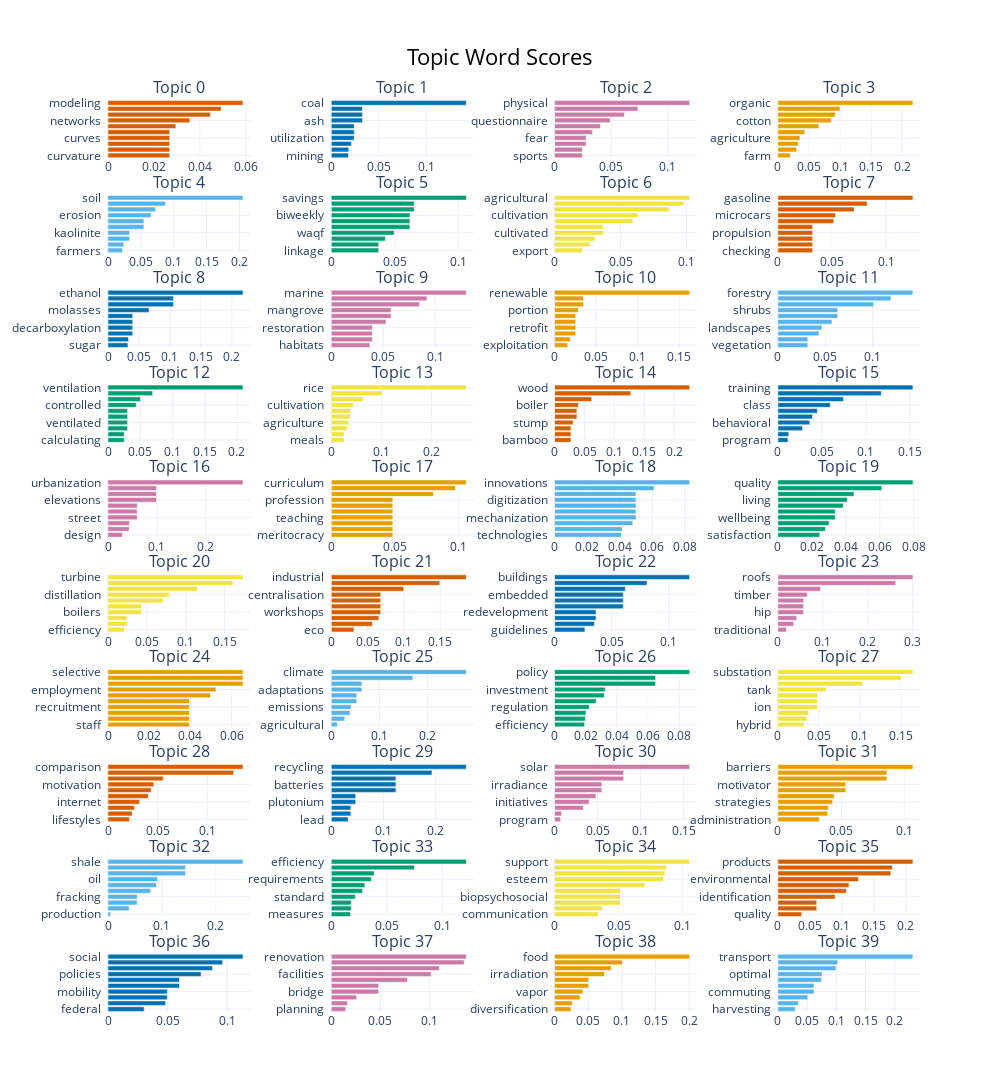

This figure's notebook cell:
### Markdown cell above
## Visualisation des thèmes
### Diagramme en barre

### Code cell
topic_model.visualize_barchart(top_n_topics=40, n_words=10)

### Figure 1 — Plotly figure (JSON) as saved in the notebook; plotly's stock layout.template omitted (floating-point values rounded to 4 significant figures)
{"data": [{"marker": {"color": "#D55E00"}, "orientation": "h", "type": "bar", "x": [0.02688, 0.02688, 0.02688, 0.02688, 0.02688, 0.02954, 0.03566, 0.04459, 0.0493, 0.05882], "xaxis": "x", "y": ["curvature  ", "downscaling  ", "dynamical  ", "curves  ", "wavelet  ", "optimization  ", "networks  ", "fuzzy  ", "stochastic  ", "modeling  "], "yaxis": "y"}, {"marker": {"color": "#0072B2"}, "orientation": "h", "type": "bar", "x": [0.01808, 0.01833, 0.02115, 0.02399, 0.02416, 0.02416, 0.03277, 0.03277, 0.03277, 0.1419], "xaxis": "x2", "y": ["mining  ", "nuclear  ", "plastics  ", "utilization  ", "states  ", "taxes  ", "ash  ", "severance  ", "fueled  ", "coal  "], "yaxis": "y2"}, {"marker": {"color": "#CC79A7"}, "orientation": "h", "type": "bar", "x": [0.02449, 0.02449, 0.02777, 0.02777, 0.03349, 0.04052, 0.04899, 0.06153, 0.07348, 0.1191], "xaxis": "x3", "y": ["sports  ", "avoidance  ", "motivation  ", "fear  ", "cardiovascular  ", "behaviors  ", "questionnaire  ", "exercise  ", "habitual  ", "physical  "], "yaxis": "y3"}, {"marker": {"color": "#E69F00"}, "orientation": "h", "type": "bar", "x": [0.01997, 0.02989, 0.03265, 0.03537, 0.04332, 0.06587, 0.08571, 0.09221, 0.09983, 0.2171], "xaxis": "x4", "y": ["farm  ", "fertilisers  ", "cereal  ", "agriculture  ", "agroforestry  ", "crop  ", "cotton  ", "varieties  ", "rotations  ", "organic  "], "yaxis": "y4"}, {"marker": {"color": "#56B4E9"}, "orientation": "h", "type": "bar", "x": [0.02184, 0.02409, 0.03293, 0.03293, 0.05462, 0.05462, 0.06553, 0.07226, 0.08737, 0.2054], "xaxis": "x5", "y": ["farmers  ", "peat  ", "clayey  ", "kaolinite  ", "soils  ", "peatland  ", "erosion  ", "tillage  ", "fertilization  ", "soil  "], "yaxis": "y5"}, {"marker": {"color": "#009E73"}, "orientation": "h", "type": "bar", "x": [0.03728, 0.03728, 0.04248, 0.04945, 0.06183, 0.06183, 0.06183, 0.06525, 0.06525, 0.1062], "xaxis": "x6", "y": ["linkage  ", "stocking  ", "allocation  ", "waqf  ", "marketability  ", "inventory  ", "biweekly  ", "equilibrium  ", "pricing  ", "savings  "], "yaxis": "y6"}, {"marker": {"color": "#F0E442"}, "orientation": "h", "type": "bar", "x": [0.02104, 0.02701, 0.03063, 0.03693, 0.03693, 0.05929, 0.06312, 0.08667, 0.09798, 0.1023], "xaxis": "x7", "y": ["export  ", "farms  ", "producers  ", "cultivated  ", "mariculture  ", "crops  ", "cultivation  ", "agriculture  ", "machines  ", "agricultural  "], "yaxis": "y7"}, {"marker": {"color": "#D55E00"}, "orientation": "h", "type": "bar", "x": [0.03212, 0.03212, 0.03212, 0.03212, 0.03212, 0.05157, 0.05329, 0.0705, 0.0825, 0.1248], "xaxis": "x8", "y": ["checking  ", "sized  ", "hexagonal  ", "propulsion  ", "aerodynamics  ", "component  ", "microcars  ", "excavator  ", "vehicles  ", "gasoline  "], "yaxis": "y8"}, {"marker": {"color": "#0072B2"}, "orientation": "h", "type": "bar", "x": [0.0322, 0.0331, 0.03991, 0.03991, 0.03991, 0.03991, 0.0662, 0.1059, 0.1059, 0.2181], "xaxis": "x9", "y": ["sugar  ", "methanol  ", "fermentative  ", "decarboxylation  ", "acetaldehyde  ", "pyruvate  ", "molasses  ", "fermentation  ", "reforming  ", "ethanol  "], "yaxis": "y9"}, {"marker": {"color": "#CC79A7"}, "orientation": "h", "type": "bar", "x": [0.0371, 0.0395, 0.0395, 0.0395, 0.05258, 0.05749, 0.05749, 0.08477, 0.09197, 0.1298], "xaxis": "x10", "y": ["habitats  ", "certification  ", "adaptation  ", "restoration  ", "ecosystem  ", "coastline  ", "mangrove  ", "fisheries  ", "reef  ", "marine  "], "yaxis": "y10"}, {"marker": {"color": "#E69F00"}, "orientation": "h", "type": "bar", "x": [0.01586, 0.01877, 0.02535, 0.02535, 0.02535, 0.02535, 0.02875, 0.03466, 0.03466, 0.1626], "xaxis": "x11", "y": ["exploitation  ", "generation  ", "energies  ", "retrofit  ", "hydrogen  ", "exploration  ", "portion  ", "tapping  ", "exhausted  ", "renewable  "], "yaxis": "y11"}, {"marker": {"color": "#56B4E9"}, "orientation": "h", "type": "bar", "x": [0.03151, 0.03151, 0.04329, 0.04646, 0.05698, 0.06302, 0.06302, 0.1008, 0.1191, 0.1423], "xaxis": "x12", "y": ["vegetation  ", "forested  ", "certification  ", "landscapes  ", "areas  ", "wildfires  ", "shrubs  ", "forests  ", "forest  ", "forestry  "], "yaxis": "y12"}, {"marker": {"color": "#009E73"}, "orientation": "h", "type": "bar", "x": [0.02521, 0.02521, 0.03039, 0.03039, 0.03039, 0.03039, 0.04378, 0.05042, 0.06927, 0.2095], "xaxis": "x13", "y": ["calculating  ", "hospital  ", "respiratory  ", "ventilated  ", "facades  ", "dehumidification  ", "controlled  ", "bedroom  ", "exhaust  ", "ventilation  "], "yaxis": "y13"}, {"marker": {"color": "#F0E442"}, "orientation": "h", "type": "bar", "x": [0.02545, 0.02545, 0.03182, 0.03463, 0.03836, 0.03836, 0.04371, 0.06363, 0.1018, 0.2699], "xaxis": "x14", "y": ["meals  ", "irrigated  ", "moringa  ", "agriculture  ", "maize  ", "importation  ", "cultivation  ", "wetland  ", "paddy  ", "rice  "], "yaxis": "y14"}, {"marker": {"color": "#D55E00"}, "orientation": "h", "type": "bar", "x": [0.02727, 0.02727, 0.02727, 0.03092, 0.03728, 0.03728, 0.0399, 0.06183, 0.1274, 0.2257], "xaxis": "x15", "y": ["bamboo  ", "cutting  ", "barns  ", "stump  ", "juniper  ", "tie  ", "boiler  ", "pellet  ", "woodburning  ", "wood  "], "yaxis": "y15"}, {"marker": {"color": "#0072B2"}, "orientation": "h", "type": "bar", "x": [0.01143, 0.01234, 0.028, 0.03623, 0.0393, 0.0449, 0.05957, 0.07448, 0.1176, 0.1536], "xaxis": "x16", "y": ["program  ", "climate  ", "project  ", "behavioral  ", "personal  ", "driver  ", "class  ", "assignments  ", "physical  ", "training  "], "yaxis": "y16"}, {"marker": {"color": "#CC79A7"}, "orientation": "h", "type": "bar", "x": [0.02948, 0.0434, 0.04379, 0.05987, 0.05987, 0.05987, 0.09931, 0.09931, 0.09931, 0.2766], "xaxis": "x17", "y": ["design  ", "buildings  ", "orientation  ", "street  ", "rectilinear  ", "facade  ", "elevations  ", "alignment  ", "revegetation  ", "urbanization  "], "yaxis": "y17"}, {"marker": {"color": "#E69F00"}, "orientation": "h", "type": "bar", "x": [0.04819, 0.04819, 0.04819, 0.04819, 0.04819, 0.04819, 0.04819, 0.07993, 0.09731, 0.1057], "xaxis": "x18", "y": ["meritocracy  ", "lessons  ", "upbringing  ", "teaching  ", "enhance  ", "attainment  ", "profession  ", "teachers  ", "education  ", "curriculum  "], "yaxis": "y18"}, {"marker": {"color": "#56B4E9"}, "orientation": "h", "type": "bar", "x": [0.04092, 0.04148, 0.04803, 0.05002, 0.05002, 0.05002, 0.05002, 0.05002, 0.06116, 0.08297], "xaxis": "x19", "y": ["technologies  ", "operational  ", "developments  ", "mechanization  ", "deployment  ", "assistive  ", "digitization  ", "electronic  ", "technological  ", "innovations  "], "yaxis": "y19"}, {"marker": {"color": "#009E73"}, "orientation": "h", "type": "bar", "x": [0.0247, 0.02801, 0.03016, 0.03377, 0.03377, 0.03848, 0.04087, 0.0448, 0.0612, 0.07957], "xaxis": "x20", "y": ["satisfaction  ", "degree  ", "health  ", "wellbeing  ", "reliability  ", "sufficiency  ", "living  ", "measurement  ", "assessment  ", "quality  "], "yaxis": "y20"}, {"marker": {"color": "#F0E442"}, "orientation": "h", "type": "bar", "x": [0.02115, 0.02447, 0.02447, 0.04295, 0.04295, 0.07124, 0.07878, 0.1149, 0.161, 0.1737], "xaxis": "x21", "y": ["efficiency  ", "turbines  ", "generator  ", "boilers  ", "vapour  ", "steaming  ", "distillation  ", "boiler  ", "steam  ", "turbine  "], "yaxis": "y21"}, {"marker": {"color": "#D55E00"}, "orientation": "h", "type": "bar", "x": [0.03118, 0.0565, 0.06542, 0.06812, 0.06812, 0.06812, 0.06812, 0.09967, 0.1495, 0.186], "xaxis": "x22", "y": ["eco  ", "foundry  ", "industries  ", "workshops  ", "textile  ", "locate  ", "centralisation  ", "industrialisation  ", "industrialization  ", "industrial  "], "yaxis": "y22"}, {"marker": {"color": "#0072B2"}, "orientation": "h", "type": "bar", "x": [0.02652, 0.03481, 0.03625, 0.03625, 0.06013, 0.06013, 0.06013, 0.06196, 0.0809, 0.1182], "xaxis": "x23", "y": ["guidelines  ", "interventions  ", "clustered  ", "redevelopment  ", "dwellings  ", "retrofitting  ", "embedded  ", "simulation  ", "building  ", "buildings  "], "yaxis": "y23"}, {"marker": {"color": "#CC79A7"}, "orientation": "h", "type": "bar", "x": [0.0189, 0.03501, 0.04189, 0.05726, 0.05726, 0.05726, 0.06525, 0.09499, 0.2621, 0.3003], "xaxis": "x24", "y": ["traditional  ", "cover  ", "bamboo  ", "hip  ", "roofing  ", "levees  ", "timber  ", "gable  ", "roof  ", "roofs  "], "yaxis": "y24"}, {"marker": {"color": "#E69F00"}, "orientation": "h", "type": "bar", "x": [0.03951, 0.03951, 0.03951, 0.03951, 0.03951, 0.04975, 0.05242, 0.06554, 0.06554, 0.06554], "xaxis": "x25", "y": ["staff  ", "schedule  ", "balance  ", "recruitment  ", "clerical  ", "transition  ", "employment  ", "hiring  ", "upstream  ", "selective  "], "yaxis": "y25"}, {"marker": {"color": "#56B4E9"}, "orientation": "h", "type": "bar", "x": [0.01261, 0.02789, 0.03869, 0.04087, 0.05286, 0.05286, 0.06373, 0.06373, 0.1691, 0.2802], "xaxis": "x26", "y": ["agricultural  ", "impact  ", "models  ", "emissions  ", "meteorological  ", "projections  ", "adaptations  ", "climatic  ", "warming  ", "climate  "], "yaxis": "y26"}, {"marker": {"color": "#009E73"}, "orientation": "h", "type": "bar", "x": [0.01926, 0.01978, 0.02009, 0.02229, 0.02661, 0.0319, 0.03255, 0.06489, 0.06489, 0.08677], "xaxis": "x27", "y": ["efficiency  ", "regulations  ", "resource  ", "regulation  ", "regional  ", "energy  ", "investment  ", "conservative  ", "effectiveness  ", "policy  "], "yaxis": "y27"}, {"marker": {"color": "#F0E442"}, "orientation": "h", "type": "bar", "x": [0.03181, 0.03525, 0.03745, 0.04819, 0.04819, 0.04819, 0.05892, 0.1031, 0.1504, 0.1647], "xaxis": "x28", "y": ["hybrid  ", "units  ", "duration  ", "ion  ", "lithium  ", "hotel  ", "tank  ", "battery  ", "storage  ", "substation  "], "yaxis": "y28"}, {"marker": {"color": "#D55E00"}, "orientation": "h", "type": "bar", "x": [0.02162, 0.02436, 0.02672, 0.03171, 0.04071, 0.04348, 0.04616, 0.05565, 0.1267, 0.1361], "xaxis": "x29", "y": ["lifestyles  ", "habits  ", "values  ", "internet  ", "characteristics  ", "health  ", "motivation  ", "healthier  ", "lifestyle  ", "comparison  "], "yaxis": "y29"}, {"marker": {"color": "#0072B2"}, "orientation": "h", "type": "bar", "x": [0.03216, 0.03744, 0.03744, 0.04682, 0.04682, 0.1239, 0.1239, 0.1239, 0.193, 0.2587], "xaxis": "x30", "y": ["lead  ", "closed  ", "metals  ", "plutonium  ", "mills  ", "scrap  ", "batteries  ", "recycled  ", "papers  ", "recycling  "], "yaxis": "y30"}, {"marker": {"color": "#CC79A7"}, "orientation": "h", "type": "bar", "x": [0.006988, 0.008044, 0.03332, 0.04014, 0.04803, 0.05488, 0.05488, 0.08029, 0.08029, 0.1569], "xaxis": "x31", "y": ["program  ", "renewable  ", "utilization  ", "initiatives  ", "photovoltaic  ", "car  ", "irradiance  ", "hydrogen  ", "electrolysis  ", "solar  "], "yaxis": "y31"}, {"marker": {"color": "#E69F00"}, "orientation": "h", "type": "bar", "x": [0.03265, 0.03906, 0.03972, 0.04301, 0.04429, 0.0534, 0.0534, 0.08572, 0.08572, 0.1063], "xaxis": "x32", "y": ["administration  ", "guidelines  ", "policies  ", "strategies  ", "refuge  ", "adaptive  ", "motivator  ", "governance  ", "business  ", "barriers  "], "yaxis": "y32"}, {"marker": {"color": "#56B4E9"}, "orientation": "h", "type": "bar", "x": [0.004785, 0.03924, 0.05413, 0.05413, 0.07919, 0.08978, 0.09184, 0.1436, 0.1436, 0.2502], "xaxis": "x33", "y": ["production  ", "extraction  ", "tar  ", "fracking  ", "sands  ", "retorting  ", "oil  ", "hydraulic  ", "fracturing  ", "shale  "], "yaxis": "y33"}, {"marker": {"color": "#009E73"}, "orientation": "h", "type": "bar", "x": [0.01733, 0.0179, 0.0179, 0.02162, 0.02814, 0.0302, 0.03613, 0.03859, 0.07493, 0.1216], "xaxis": "x34", "y": ["measures  ", "buildings  ", "extraction  ", "standard  ", "savings  ", "farm  ", "requirements  ", "energy  ", "reducing  ", "efficiency  "], "yaxis": "y34"}, {"marker": {"color": "#F0E442"}, "orientation": "h", "type": "bar", "x": [0.03404, 0.03754, 0.05131, 0.05131, 0.05131, 0.07045, 0.08512, 0.08614, 0.0872, 0.1054], "xaxis": "x35", "y": ["communication  ", "efficacy  ", "functioning  ", "biopsychosocial  ", "bullying  ", "strength  ", "esteem  ", "families  ", "social  ", "support  "], "yaxis": "y35"}, {"marker": {"color": "#D55E00"}, "orientation": "h", "type": "bar", "x": [0.03694, 0.06069, 0.06069, 0.08948, 0.1071, 0.111, 0.1261, 0.1765, 0.179, 0.211], "xaxis": "x36", "y": ["quality  ", "skin  ", "glass  ", "identification  ", "certificates  ", "indoor  ", "environmental  ", "green  ", "designs  ", "products  "], "yaxis": "y36"}, {"marker": {"color": "#0072B2"}, "orientation": "h", "type": "bar", "x": [0.03027, 0.04822, 0.04965, 0.04965, 0.05987, 0.05987, 0.07794, 0.08759, 0.09598, 0.113], "xaxis": "x37", "y": ["federal  ", "public  ", "confinement  ", "mobility  ", "nets  ", "modes  ", "policies  ", "inclusion  ", "security  ", "social  "], "yaxis": "y37"}, {"marker": {"color": "#CC79A7"}, "orientation": "h", "type": "bar", "x": [0.01463, 0.01647, 0.02579, 0.04819, 0.04819, 0.07736, 0.1014, 0.1098, 0.1352, 0.1373], "xaxis": "x38", "y": ["planning  ", "development  ", "utility  ", "bridge  ", "neighborhood  ", "rehabilitation  ", "facilities  ", "infrastructures  ", "construction  ", "renovation  "], "yaxis": "y38"}, {"marker": {"color": "#E69F00"}, "orientation": "h", "type": "bar", "x": [0.02432, 0.02629, 0.03799, 0.04201, 0.05066, 0.05066, 0.07411, 0.08403, 0.1008, 0.2005], "xaxis": "x39", "y": ["diversification  ", "sustainable  ", "provision  ", "vapor  ", "proliferation  ", "shops  ", "irradiation  ", "objectives  ", "supplemental  ", "food  "], "yaxis": "y39"}, {"marker": {"color": "#56B4E9"}, "orientation": "h", "type": "bar", "x": [0.02964, 0.03518, 0.05121, 0.06174, 0.06174, 0.07472, 0.0755, 0.09912, 0.1024, 0.231], "xaxis": "x40", "y": ["harvesting  ", "vehicular  ", "freight  ", "commuting  ", "haulage  ", "transportation  ", "optimal  ", "logistics  ", "journey  ", "transport  "], "yaxis": "y40"}], "layout": {"annotations": [{"font": {"size": 16}, "showarrow": false, "text": "Topic 0", "x": 0.0875, "xanchor": "center", "xref": "paper", "y": 1, "yanchor": "bottom", "yref": "paper"}, {"font": {"size": 16}, "showarrow": false, "text": "Topic 1", "x": 0.3625, "xanchor": "center", "xref": "paper", "y": 1, "yanchor": "bottom", "yref": "paper"}, {"font": {"size": 16}, "showarrow": false, "text": "Topic 2", "x": 0.6375, "xanchor": "center", "xref": "paper", "y": 1, "yanchor": "bottom", "yref": "paper"}, {"font": {"size": 16}, "showarrow": false, "text": "Topic 3", "x": 0.9125, "xanchor": "center", "xref": "paper", "y": 1, "yanchor": "bottom", "yref": "paper"}, {"font": {"size": 16}, "showarrow": false, "text": "Topic 4", "x": 0.0875, "xanchor": "center", "xref": "paper", "y": 0.896, "yanchor": "bottom", "yref": "paper"}, {"font": {"size": 16}, "showarrow": false, "text": "Topic 5", "x": 0.3625, "xanchor": "center", "xref": "paper", "y": 0.896, "yanchor": "bottom", "yref": "paper"}, {"font": {"size": 16}, "showarrow": false, "text": "Topic 6", "x": 0.6375, "xanchor": "center", "xref": "paper", "y": 0.896, "yanchor": "bottom", "yref": "paper"}, {"font": {"size": 16}, "showarrow": false, "text": "Topic 7", "x": 0.9125, "xanchor": "center", "xref": "paper", "y": 0.896, "yanchor": "bottom", "yref": "paper"}, {"font": {"size": 16}, "showarrow": false, "text": "Topic 8", "x": 0.0875, "xanchor": "center", "xref": "paper", "y": 0.792, "yanchor": "bottom", "yref": "paper"}, {"font": {"size": 16}, "showarrow": false, "text": "Topic 9", "x": 0.3625, "xanchor": "center", "xref": "paper", "y": 0.792, "yanchor": "bottom", "yref": "paper"}, {"font": {"size": 16}, "showarrow": false, "text": "Topic 10", "x": 0.6375, "xanchor": "center", "xref": "paper", "y": 0.792, "yanchor": "bottom", "yref": "paper"}, {"font": {"size": 16}, "showarrow": false, "text": "Topic 11", "x": 0.9125, "xanchor": "center", "xref": "paper", "y": 0.792, "yanchor": "bottom", "yref": "paper"}, {"font": {"size": 16}, "showarrow": false, "text": "Topic 12", "x": 0.0875, "xanchor": "center", "xref": "paper", "y": 0.688, "yanchor": "bottom", "yref": "paper"}, {"font": {"size": 16}, "showarrow": false, "text": "Topic 13", "x": 0.3625, "xanchor": "center", "xref": "paper", "y": 0.688, "yanchor": "bottom", "yref": "paper"}, {"font": {"size": 16}, "showarrow": false, "text": "Topic 14", "x": 0.6375, "xanchor": "center", "xref": "paper", "y": 0.688, "yanchor": "bottom", "yref": "paper"}, {"font": {"size": 16}, "showarrow": false, "text": "Topic 15", "x": 0.9125, "xanchor": "center", "xref": "paper", "y": 0.688, "yanchor": "bottom", "yref": "paper"}, {"font": {"size": 16}, "showarrow": false, "text": "Topic 16", "x": 0.0875, "xanchor": "center", "xref": "paper", "y": 0.584, "yanchor": "bottom", "yref": "paper"}, {"font": {"size": 16}, "showarrow": false, "text": "Topic 17", "x": 0.3625, "xanchor": "center", "xref": "paper", "y": 0.584, "yanchor": "bottom", "yref": "paper"}, {"font": {"size": 16}, "showarrow": false, "text": "Topic 18", "x": 0.6375, "xanchor": "center", "xref": "paper", "y": 0.584, "yanchor": "bottom", "yref": "paper"}, {"font": {"size": 16}, "showarrow": false, "text": "Topic 19", "x": 0.9125, "xanchor": "center", "xref": "paper", "y": 0.584, "yanchor": "bottom", "yref": "paper"}, {"font": {"size": 16}, "showarrow": false, "text": "Topic 20", "x": 0.0875, "xanchor": "center", "xref": "paper", "y": 0.48, "yanchor": "bottom", "yref": "paper"}, {"font": {"size": 16}, "showarrow": false, "text": "Topic 21", "x": 0.3625, "xanchor": "center", "xref": "paper", "y": 0.48, "yanchor": "bottom", "yref": "paper"}, {"font": {"size": 16}, "showarrow": false, "text": "Topic 22", "x": 0.6375, "xanchor": "center", "xref": "paper", "y": 0.48, "yanchor": "bottom", "yref": "paper"}, {"font": {"size": 16}, "showarrow": false, "text": "Topic 23", "x": 0.9125, "xanchor": "center", "xref": "paper", "y": 0.48, "yanchor": "bottom", "yref": "paper"}, {"font": {"size": 16}, "showarrow": false, "text": "Topic 24", "x": 0.0875, "xanchor": "center", "xref": "paper", "y": 0.376, "yanchor": "bottom", "yref": "paper"}, {"font": {"size": 16}, "showarrow": false, "text": "Topic 25", "x": 0.3625, "xanchor": "center", "xref": "paper", "y": 0.376, "yanchor": "bottom", "yref": "paper"}, {"font": {"size": 16}, "showarrow": false, "text": "Topic 26", "x": 0.6375, "xanchor": "center", "xref": "paper", "y": 0.376, "yanchor": "bottom", "yref": "paper"}, {"font": {"size": 16}, "showarrow": false, "text": "Topic 27", "x": 0.9125, "xanchor": "center", "xref": "paper", "y": 0.376, "yanchor": "bottom", "yref": "paper"}, {"font": {"size": 16}, "showarrow": false, "text": "Topic 28", "x": 0.0875, "xanchor": "center", "xref": "paper", "y": 0.272, "yanchor": "bottom", "yref": "paper"}, {"font": {"size": 16}, "showarrow": false, "text": "Topic 29", "x": 0.3625, "xanchor": "center", "xref": "paper", "y": 0.272, "yanchor": "bottom", "yref": "paper"}, {"font": {"size": 16}, "showarrow": false, "text": "Topic 30", "x": 0.6375, "xanchor": "center", "xref": "paper", "y": 0.272, "yanchor": "bottom", "yref": "paper"}, {"font": {"size": 16}, "showarrow": false, "text": "Topic 31", "x": 0.9125, "xanchor": "center", "xref": "paper", "y": 0.272, "yanchor": "bottom", "yref": "paper"}, {"font": {"size": 16}, "showarrow": false, "text": "Topic 32", "x": 0.0875, "xanchor": "center", "xref": "paper", "y": 0.168, "yanchor": "bottom", "yref": "paper"}, {"font": {"size": 16}, "showarrow": false, "text": "Topic 33", "x": 0.3625, "xanchor": "center", "xref": "paper", "y": 0.168, "yanchor": "bottom", "yref": "paper"}, {"font": {"size": 16}, "showarrow": false, "text": "Topic 34", "x": 0.6375, "xanchor": "center", "xref": "paper", "y": 0.168, "yanchor": "bottom", "yref": "paper"}, {"font": {"size": 16}, "showarrow": false, "text": "Topic 35", "x": 0.9125, "xanchor": "center", "xref": "paper", "y": 0.168, "yanchor": "bottom", "yref": "paper"}, {"font": {"size": 16}, "showarrow": false, "text": "Topic 36", "x": 0.0875, "xanchor": "center", "xref": "paper", "y": 0.064, "yanchor": "bottom", "yref": "paper"}, {"font": {"size": 16}, "showarrow": false, "text": "Topic 37", "x": 0.3625, "xanchor": "center", "xref": "paper", "y": 0.064, "yanchor": "bottom", "yref": "paper"}, {"font": {"size": 16}, "showarrow": false, "text": "Topic 38", "x": 0.6375, "xanchor": "center", "xref": "paper", "y": 0.064, "yanchor": "bottom", "yref": "paper"}, {"font": {"size": 16}, "showarrow": false, "text": "Topic 39", "x": 0.9125, "xanchor": "center", "xref": "paper", "y": 0.064, "yanchor": "bottom", "yref": "paper"}], "height": 2500, "hoverlabel": {"bgcolor": "white", "font": {"family": "Rockwell", "size": 16}}, "showlegend": false, "title": {"font": {"color": "Black", "size": 22}, "text": "Topic Word Scores", "x": 0.5, "xanchor": "center", "yanchor": "top"}, "width": 1000, "xaxis": {"anchor": "y", "domain": [0, 0.175], "showgrid": true}, "xaxis10": {"anchor": "y10", "domain": [0.275, 0.45], "showgrid": true}, "xaxis11": {"anchor": "y11", "domain": [0.55, 0.725], "showgrid": true}, "xaxis12": {"anchor": "y12", "domain": [0.825, 1], "showgrid": true}, "xaxis13": {"anchor": "y13", "domain": [0, 0.175], "showgrid": true}, "xaxis14": {"anchor": "y14", "domain": [0.275, 0.45], "showgrid": true}, "xaxis15": {"anchor": "y15", "domain": [0.55, 0.725], "showgrid": true}, "xaxis16": {"anchor": "y16", "domain": [0.825, 1], "showgrid": true}, "xaxis17": {"anchor": "y17", "domain": [0, 0.175], "showgrid": true}, "xaxis18": {"anchor": "y18", "domain": [0.275, 0.45], "showgrid": true}, "xaxis19": {"anchor": "y19", "domain": [0.55, 0.725], "showgrid": true}, "xaxis2": {"anchor": "y2", "domain": [0.275, 0.45], "showgrid": true}, "xaxis20": {"anchor": "y20", "domain": [0.825, 1], "showgrid": true}, "xaxis21": {"anchor": "y21", "domain": [0, 0.175], "showgrid": true}, "xaxis22": {"anchor": "y22", "domain": [0.275, 0.45], "showgrid": true}, "xaxis23": {"anchor": "y23", "domain": [0.55, 0.725], "showgrid": true}, "xaxis24": {"anchor": "y24", "domain": [0.825, 1], "showgrid": true}, "xaxis25": {"anchor": "y25", "domain": [0, 0.175], "showgrid": true}, "xaxis26": {"anchor": "y26", "domain": [0.275, 0.45], "showgrid": true}, "xaxis27": {"anchor": "y27", "domain": [0.55, 0.725], "showgrid": true}, "xaxis28": {"anchor": "y28", "domain": [0.825, 1], "showgrid": true}, "xaxis29": {"anchor": "y29", "domain": [0, 0.175], "showgrid": true}, "xaxis3": {"anchor": "y3", "domain": [0.55, 0.725], "showgrid": true}, "xaxis30": {"anchor": "y30", "domain": [0.275, 0.45], "showgrid": true}, "xaxis31": {"anchor": "y31", "domain": [0.55, 0.725], "showgrid": true}, "xaxis32": {"anchor": "y32", "domain": [0.825, 1], "showgrid": true}, "xaxis33": {"anchor": "y33", "domain": [0, 0.175], "showgrid": true}, "xaxis34": {"anchor": "y34", "domain": [0.275, 0.45], "showgrid": true}, "xaxis35": {"anchor": "y35", "domain": [0.55, 0.725], "showgrid": true}, "xaxis36": {"anchor": "y36", "domain": [0.825, 1], "showgrid": true}, "xaxis37": {"anchor": "y37", "domain": [0, 0.175], "showgrid": true}, "xaxis38": {"anchor": "y38", "domain": [0.275, 0.45], "showgrid": true}, "xaxis39": {"anchor": "y39", "domain": [0.55, 0.725], "showgrid": true}, "xaxis4": {"anchor": "y4", "domain": [0.825, 1], "showgrid": true}, "xaxis40": {"anchor": "y40", "domain": [0.825, 1], "showgrid": true}, "xaxis5": {"anchor": "y5", "domain": [0, 0.175], "showgrid": true}, "xaxis6": {"anchor": "y6", "domain": [0.275, 0.45], "showgrid": true}, "xaxis7": {"anchor": "y7", "domain": [0.55, 0.725], "showgrid": true}, "xaxis8": {"anchor": "y8", "domain": [0.825, 1], "showgrid": true}, "xaxis9": {"anchor": "y9", "domain": [0, 0.175], "showgrid": true}, "yaxis": {"anchor": "x", "domain": [0.936, 1], "showgrid": true}, "yaxis10": {"anchor": "x10", "domain": [0.728, 0.792], "showgrid": true}, "yaxis11": {"anchor": "x11", "domain": [0.728, 0.792], "showgrid": true}, "yaxis12": {"anchor": "x12", "domain": [0.728, 0.792], "showgrid": true}, "yaxis13": {"anchor": "x13", "domain": [0.624, 0.688], "showgrid": true}, "yaxis14": {"anchor": "x14", "domain": [0.624, 0.688], "showgrid": true}, "yaxis15": {"anchor": "x15", "domain": [0.624, 0.688], "showgrid": true}, "yaxis16": {"anchor": "x16", "domain": [0.624, 0.688], "showgrid": true}, "yaxis17": {"anchor": "x17", "domain": [0.52, 0.584], "showgrid": true}, "yaxis18": {"anchor": "x18", "domain": [0.52, 0.584], "showgrid": true}, "yaxis19": {"anchor": "x19", "domain": [0.52, 0.584], "showgrid": true}, "yaxis2": {"anchor": "x2", "domain": [0.936, 1], "showgrid": true}, "yaxis20": {"anchor": "x20", "domain": [0.52, 0.584], "showgrid": true}, "yaxis21": {"anchor": "x21", "domain": [0.416, 0.48], "showgrid": true}, "yaxis22": {"anchor": "x22", "domain": [0.416, 0.48], "showgrid": true}, "yaxis23": {"anchor": "x23", "domain": [0.416, 0.48], "showgrid": true}, "yaxis24": {"anchor": "x24", "domain": [0.416, 0.48], "showgrid": true}, "yaxis25": {"anchor": "x25", "domain": [0.312, 0.376], "showgrid": true}, "yaxis26": {"anchor": "x26", "domain": [0.312, 0.376], "showgrid": true}, "yaxis27": {"anchor": "x27", "domain": [0.312, 0.376], "showgrid": true}, "yaxis28": {"anchor": "x28", "domain": [0.312, 0.376], "showgrid": true}, "yaxis29": {"anchor": "x29", "domain": [0.208, 0.272], "showgrid": true}, "yaxis3": {"anchor": "x3", "domain": [0.936, 1], "showgrid": true}, "yaxis30": {"anchor": "x30", "domain": [0.208, 0.272], "showgrid": true}, "yaxis31": {"anchor": "x31", "domain": [0.208, 0.272], "showgrid": true}, "yaxis32": {"anchor": "x32", "domain": [0.208, 0.272], "showgrid": true}, "yaxis33": {"anchor": "x33", "domain": [0.104, 0.168], "showgrid": true}, "yaxis34": {"anchor": "x34", "domain": [0.104, 0.168], "showgrid": true}, "yaxis35": {"anchor": "x35", "domain": [0.104, 0.168], "showgrid": true}, "yaxis36": {"anchor": "x36", "domain": [0.104, 0.168], "showgrid": true}, "yaxis37": {"anchor": "x37", "domain": [0, 0.064], "showgrid": true}, "yaxis38": {"anchor": "x38", "domain": [0, 0.064], "showgrid": true}, "yaxis39": {"anchor": "x39", "domain": [0, 0.064], "showgrid": true}, "yaxis4": {"anchor": "x4", "domain": [0.936, 1], "showgrid": true}, "yaxis40": {"anchor": "x40", "domain": [0, 0.064], "showgrid": true}, "yaxis5": {"anchor": "x5", "domain": [0.832, 0.896], "showgrid": true}, "yaxis6": {"anchor": "x6", "domain": [0.832, 0.896], "showgrid": true}, "yaxis7": {"anchor": "x7", "domain": [0.832, 0.896], "showgrid": true}, "yaxis8": {"anchor": "x8", "domain": [0.832, 0.896], "showgrid": true}, "yaxis9": {"anchor": "x9", "domain": [0.728, 0.792], "showgrid": true}}}
